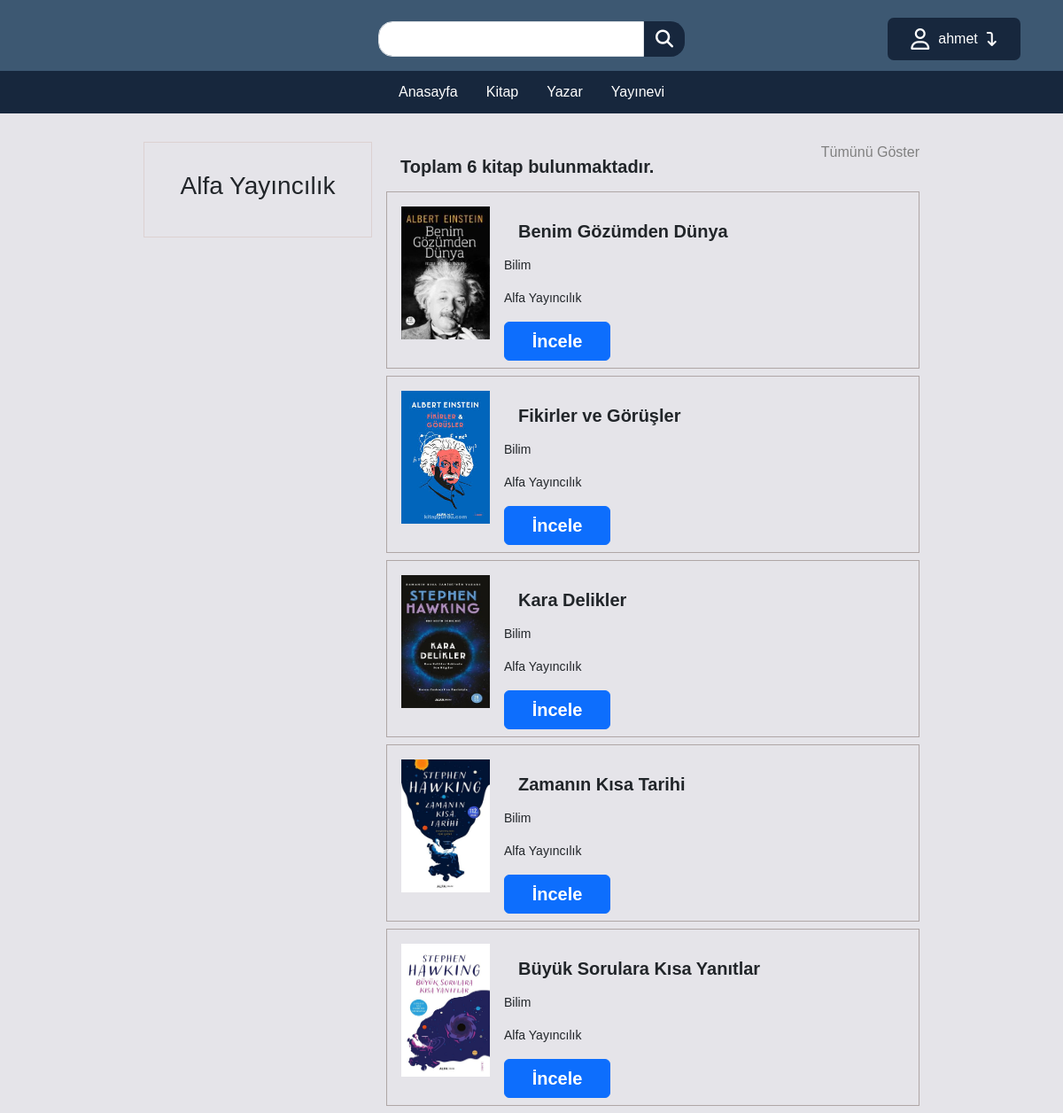
Page /pages/yayinevidetay.php?id=10 (signed in) on the committed database.
### tables this page shows
CREATE TABLE `yayinevi` (
  `id` int(11) NOT NULL,
  `isim` varchar(40) NOT NULL
);

CREATE TABLE `kitap` (
  `id` int(11) NOT NULL,
  `isbn` varchar(20) NOT NULL,
  `isim` varchar(50) NOT NULL,
  `stok` int(11) NOT NULL,
  `sayfa_sayisi` int(11) NOT NULL,
  `ozet` text NOT NULL,
  `yazar_id` int(11) NOT NULL,
  `yayinevi_id` int(11) NOT NULL,
  `kategori_id` int(11) NOT NULL,
  `kapak` varchar(30) NOT NULL,
  `ucret` decimal(10,2) DEFAULT 10.00,
  `sesli_ozet` varchar(255) DEFAULT NULL
);

CREATE TABLE `kategori` (
  `id` int(11) NOT NULL,
  `isim` varchar(20) NOT NULL
);

### pages/yayinevidetay.php (the view, shortened to what this page needs)
<?php include '../php/baglan.php';?>
<!DOCTYPE html>
<html lang="en">
<head>
    <link href="https://cdn.jsdelivr.net/npm/bootstrap@5.3.0-alpha1/dist/css/bootstrap.min.css" rel="stylesheet">
    <link rel="stylesheet" href="../css/style.css">
    <link rel="stylesheet" href="../css/yazardetay.css">
</head>
<body>
    <?php include 'header.php';?>
    <?php
        $id = $_GET['id'];
        $yayinevleri = $db->query("select * from yayinevi where id=$id")->fetchAll(PDO::FETCH_ASSOC);
        $yayinevi = $yayinevleri[0];
        $kitaplar = $db->query("select kitap.*, yayinevi.isim as yayinevi_isim,
        kategori.isim as kategori_isim from
        ((kitap inner join yayinevi on kitap.yayinevi_id = yayinevi.id)
        inner join kategori on kitap.kategori_id = kategori.id)
        where yayinevi_id=$id")->fetchAll(PDO::FETCH_ASSOC);
    ?>
    <div class="container">
        <div class="biyografi-box" style="text-align:center">
            <h3><?= $yayinevi['isim'] ?></h3>
        </div>
        <div class="eserler-box">
            <h5>Toplam <?= count($kitaplar) ?> kitap bulunmaktadır.</h5>
            <a id="yonlendir" href="kitapsec.php?page=1&yayinevi[0]=<?= $yayinevi['id']?>">Tümünü Göster</a>
            <?php for($i=0;$i<5;$i++) { if(isset($kitaplar[$i])) {?>
                <div class="eser-box">
                    <img src="<?= str_replace('\\','/',$kitaplar[$i]['kapak']) ?>" alt="kitap">
                    <div class="eser-info">
                        <h5><?= $kitaplar[$i]['isim'] ?></h5>
                        <p><?= $kitaplar[$i]['kategori_isim'] ?></p>
                        <p><?= $kitaplar[$i]['yayinevi_isim'] ?></p>
                        <a href="kitapdetay.php?id=<?= $kitaplar[$i]['id']?>" class="btn btn3 btn-primary">İncele</a>
                    </div>
                </div>
            <?php } } ?>
        </div>
    </div>
</body>
</html>

### css/style.css (style rules this page uses)
* { font-family: sans-serif; }
body { background-color: #e5e4e9; }
.btn3 { font-weight: 700; padding: 6px 8px; width: 120px; height: 2.75rem; font-size: 20px; }

### css/yazardetay.css (style rules this page uses)
.container { max-width: 75%; font-size: 14px; display: flex; }
.biyografi-box { width: 30%; height: max-content; border: 1px rgb(220, 209, 209) ridge; display: flex; flex-direction: column; justify-content: center; align-items: center; padding: 2rem 0; overflow: hidden; }
.eserler-box { width: 70%; height: max-content; margin-left: 1rem; }
.eserler-box h5 { margin: 1rem; font-weight: 700; display: inline-block; }
.eserler-box #yonlendir { text-decoration: none; float: right; color: grey; font-size: 16px; }
.eserler-box .eser-box { display: flex; flex-direction: row; height: 200px; padding: 1rem; margin-bottom: 0.5rem; border: 1px rgb(175, 166, 166) ridge; }
.eserler-box .eser-box img { height: 150px; width: 100px; }
.eserler-box .eser-info { margin-left: 1rem; }
.eserler-box .eser-info h5 { font-weight: 700; }

### rows in the picture
yayinevi: isim "Alfa Yayıncılık"
kitap: shows a picture, isim "Benim Gözümden Dünya", kategori.isim "Bilim", yayinevi.isim "Alfa Yayıncılık"
kitap: shows a picture, isim "Fikirler ve Görüşler", kategori.isim "Bilim", yayinevi.isim "Alfa Yayıncılık"
kitap: shows a picture, isim "Kara Delikler", kategori.isim "Bilim", yayinevi.isim "Alfa Yayıncılık"
kitap: shows a picture, isim "Zamanın Kısa Tarihi", kategori.isim "Bilim", yayinevi.isim "Alfa Yayıncılık"
kitap: shows a picture, isim "Büyük Sorulara Kısa Yanıtlar", kategori.isim "Bilim", yayinevi.isim "Alfa Yayıncılık"

### other values in the picture
$_SESSION['kullanici_ad'] "ahmet"
count($kitaplar) "6"
